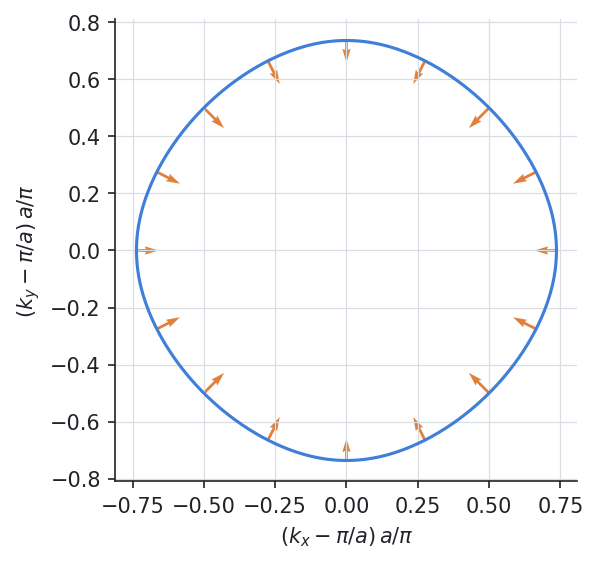

The Python source for this figure:
from _data import d

# --8<-- [start:example]
import numpy as np
from quantalyze.beta import boltzmann as bz

# A square-lattice band, with parameters in the units a band-structure fit gives
a = bz.units.angstrom_to_meter(3.87)
t, t_prime, mu = (bz.units.ev_to_joule(e) for e in (0.25, -0.06, 0.0))


def energy(kx, ky):  # J, measured from the Fermi level
    x, y = kx * a, ky * a
    return -2 * t * (np.cos(x) + np.cos(y)) - 4 * t_prime * np.cos(x) * np.cos(y) - mu


def gradient(kx, ky):  # ∂ε/∂k (J·m)
    x, y = kx * a, ky * a
    return (a * (2 * t * np.sin(x) + 4 * t_prime * np.sin(x) * np.cos(y)),
            a * (2 * t * np.sin(y) + 4 * t_prime * np.cos(x) * np.sin(y)))


pocket = bz.generators.from_dispersion(
    512, energy=energy, gradient=gradient, tau=1e-13,
    max_radius=np.pi / a, center=(np.pi / a, np.pi / a),  # a hole pocket about the zone corner
)
n = bz.carrier_density(pocket, layer_spacing=d)
sigma = bz.conductivity(pocket, [0.0, 10.0], layer_spacing=d)

print(pocket.head(3))
print(f"n = {n:.3e} m⁻³, R_H(10 T) = {bz.hall_coefficient(sigma).iloc[1]:.3e} m³/C")
# --8<-- [end:example]

import matplotlib.pyplot as plt

fig, ax = plt.subplots(figsize=(4, 4))
qx, qy = (pocket.kx - np.pi / a) * a / np.pi, (pocket.ky - np.pi / a) * a / np.pi
ax.plot(qx, qy)
every = slice(None, None, 32)
ax.quiver(qx[every], qy[every], pocket.vx[every], pocket.vy[every], color="C1", width=0.006)
ax.set(xlabel=r"$(k_x - \pi/a)\,a/\pi$", ylabel=r"$(k_y - \pi/a)\,a/\pi$", aspect="equal")
